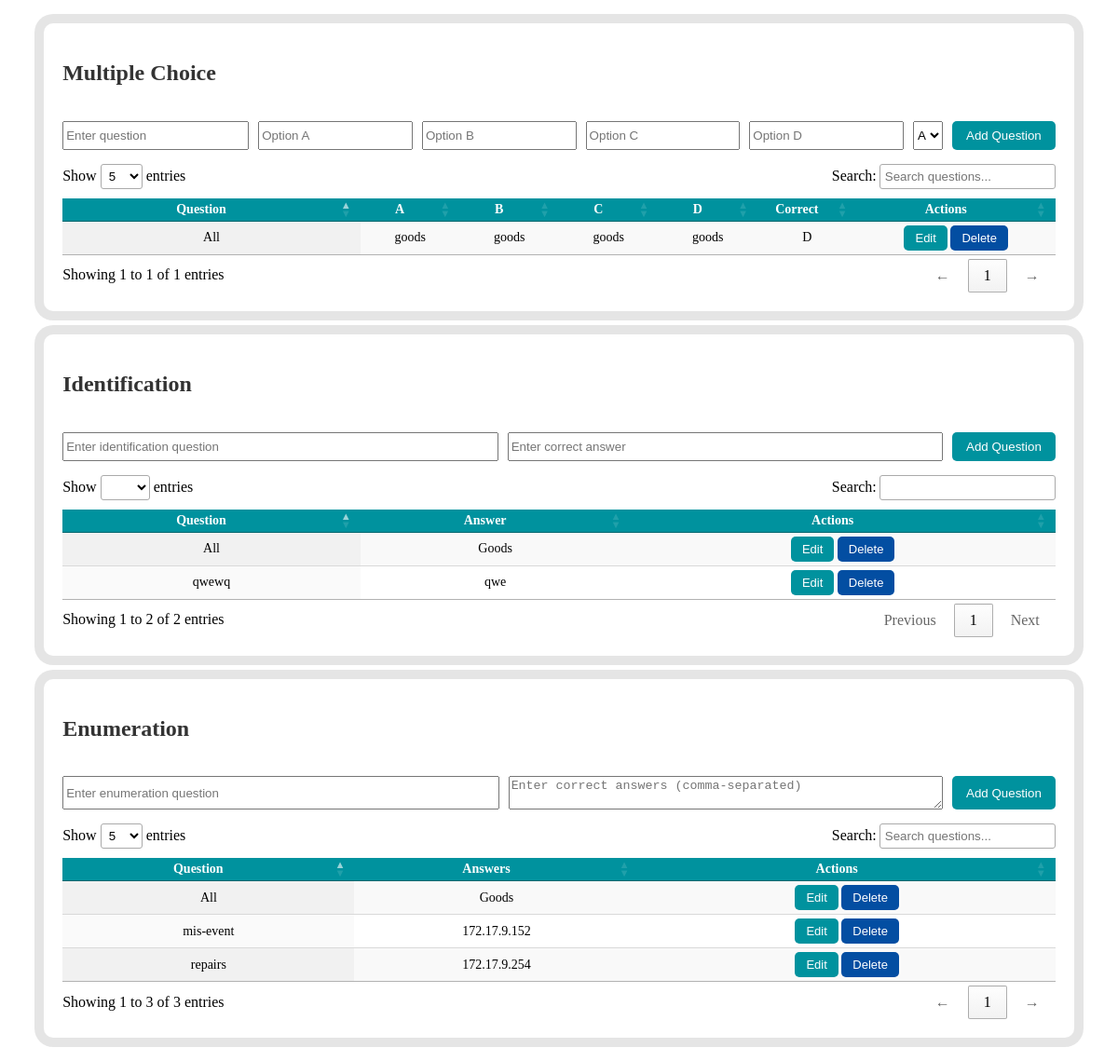
The page /admin/update.php on the database its author committed.
### tables this page shows
CREATE TABLE `questions` (
  `id` int(11) NOT NULL,
  `question_text` text NOT NULL,
  `option_a` varchar(255) NOT NULL,
  `option_b` varchar(255) NOT NULL,
  `option_c` varchar(255) NOT NULL,
  `option_d` varchar(255) NOT NULL,
  `correct_option` char(1) NOT NULL
);

CREATE TABLE `identification_questions` (
  `id` int(11) NOT NULL,
  `identification_text` text NOT NULL,
  `answer` varchar(255) NOT NULL,
  `created_at` timestamp NOT NULL DEFAULT current_timestamp()
);

CREATE TABLE `enumeration_questions` (
  `id` int(11) NOT NULL,
  `enumeration_text` text NOT NULL,
  `answers` text NOT NULL,
  `created_at` timestamp NOT NULL DEFAULT current_timestamp()
);

### admin/update.php (the view, shortened to what this page needs)
<?php
include '../db/dbcon.php';
?>
<link rel="stylesheet" type="text/css" href="https://cdn.datatables.net/1.13.6/css/jquery.dataTables.min.css">
<link rel="stylesheet" type="text/css" href="https://cdn.datatables.net/responsive/2.5.0/css/responsive.dataTables.min.css">
<link rel="stylesheet" href="../css/update.css">
<div class="table-container">
    <h2 style="color: #333;">Multiple Choice</h2><br>
    <form id="addQuestionForm" method="POST" action="../function/add-multiple.php" style="margin-bottom: 15px; display: flex; flex-wrap: wrap; gap: 10px; justify-content: center;">
        <input type="text" name="question_text" placeholder="Enter question" required style="flex: 1; min-width: 200px;">
        <input type="text" name="option_a" placeholder="Option A" required style="flex: 1; min-width: 100px;">
        <input type="text" name="option_b" placeholder="Option B" required style="flex: 1; min-width: 100px;">
        <input type="text" name="option_c" placeholder="Option C" required style="flex: 1; min-width: 100px;">
        <input type="text" name="option_d" placeholder="Option D" required style="flex: 1; min-width: 100px;">
        <select name="correct_option" required>
            <option value="A">A</option>
        </select>
        <button type="submit" style="background: #00929E; color: white; padding: 8px 15px; border: none; border-radius: 5px; cursor: pointer;">Add Question</button>
    </form>
     <table id="questionsTable" class="display responsive nowrap compact">
        <thead>
        <tr>
    <th style="text-align: center;">Question</th>
    <th style="text-align: center;">A</th>
    <th style="text-align: center;">B</th>
    <th style="text-align: center;">C</th>
    <th style="text-align: center;">D</th>
    <th style="text-align: center;">Correct</th>
    <th style="text-align: center;">Actions</th>
</tr>
        </thead>
        <tbody>
            <?php
            $query = $conn->query("SELECT * FROM questions");
            while ($row = $query->fetch_assoc()) {
                echo "<tr id='row_{$row['id']}'>
                    <td>{$row['question_text']}</td>
                    <td>{$row['option_a']}</td>
                    <td>{$row['option_b']}</td>
                    <td>{$row['option_c']}</td>
                    <td>{$row['option_d']}</td>
                    <td>{$row['correct_option']}</td>
                    <td>
                        <button class='btn edit-btn' data-id='{$row['id']}'>Edit</button>
                        <button class='btn delete-btn' data-id='{$row['id']}'>Delete</button>
                    </td>
                </tr>";
            }
            ?>
        </tbody>
    </table>
</div>
<div class="table-container">
    <h2 style="color: #333;">Identification</h2><br>
    <form id="addIdentificationForm" method="POST" action="../function/add-identification.php" style="margin-bottom: 15px; display: flex; flex-wrap: wrap; gap: 10px; justify-content: center;">
        <input type="text" name="identification_text" placeholder="Enter identification question" required style="flex: 1; min-width: 300px;">
        <input type="text" name="answer" placeholder="Enter correct answer" required style="flex: 1; min-width: 200px;">
        <button type="submit" style="background: #00929E; color: white; padding: 8px 15px; border: none; border-radius: 5px; cursor: pointer;">Add Question</button>
    </form>
    <table id="identificationTable" class="display responsive nowrap compact">
        <thead>
            <tr>
                <th style="text-align: center;">Question</th>
                <th style="text-align: center;">Answer</th>
                <th style="text-align: center;">Actions</th>
            </tr>
        </thead>
        <tbody>
            <?php
            $query = $conn->query("SELECT * FROM identification_questions");
            while ($row = $query->fetch_assoc()) {
                echo "<tr id='identification_row_{$row['id']}'>
                    <td>{$row['identification_text']}</td>
                    <td>{$row['answer']}</td>
                    <td>
                        <button class='btn edit-id-btn' data-id='{$row['id']}'>Edit</button>
                        <button class='btn delete-id-btn' data-id='{$row['id']}'>Delete</button>
                    </td>
                </tr>";
            }
            ?>
        </tbody>
    </table>
</div>
<div class="table-container">
    <h2 style="color: #333;">Enumeration</h2><br>
    <form id="addEnumForm" method="POST" action="../function/add-enumeration.php" style="margin-bottom: 15px; display: flex; flex-wrap: wrap; gap: 10px; justify-content: center;">
        <input type="text" name="enum_question" placeholder="Enter enumeration question" required style="flex: 1; min-width: 300px;">
        <textarea name="enum_answers" placeholder="Enter correct answers (comma-separated)" required style="flex: 1; min-width: 300px;"></textarea>
        <button type="submit" style="background: #00929E; color: white; padding: 8px 15px; border: none; border-radius: 5px; cursor: pointer;">Add Question</button>
    </form>
    <table id="enumTable" class="display responsive nowrap compact">
        <thead>
            <tr>
                <th style="text-align: center;">Question</th>
                <th style="text-align: center;">Answers</th>
                <th style="text-align: center;">Actions</th>
            </tr>
        </thead>
        <tbody>
            <?php
            include '../db/dbcon.php';
            $query = $conn->query("SELECT * FROM enumeration_questions");
            while ($row = $query->fetch_assoc()) {
                echo "<tr id='enumRow_{$row['id']}'>
                    <td>{$row['enumeration_text']}</td>
                    <td>{$row['answers']}</td>
                    <td>
                        <button class='btn enum-edit-btn' data-id='{$row['id']}'>Edit</button>
                        <button class='btn enum-delete-btn' data-id='{$row['id']}'>Delete</button>
                    </td>
                </tr>";
            }
            ?>
        </tbody>
    </table>
</div>

### css/update.css (style rules this page uses)
.table-container { margin: auto; width: 90%; overflow-x: auto; }
.text-wrap { white-space: normal !important; word-wrap: break-word; }

### admin/update.php (style rules this page uses)
.table-container { max-width: 100%; padding: 20px; background: #fff; border-radius: 10px; box-shadow: 0px 0px 0px 10px rgba(0, 0, 0, 0.1); margin: 25px auto; overflow-x: auto; }
table { width: 100%; font-size: 14px; }
th { background: #00929E; color: white; text-align: center; }
td { text-align: center; padding: 8px; word-break: break-word; }
.btn { padding: 6px 12px; border: none; cursor: pointer; border-radius: 5px; font-size: 13px; display: inline-block; }
.edit-btn { background: #00929E; color: white; }
.delete-btn { background: #034EA2; color: white; }
.edit-id-btn { background: #00929E; color: white; }
.delete-id-btn { background: #034EA2; color: white; }
.enum-edit-btn { background: #00929E; color: white; }
.enum-delete-btn { background: #034EA2; color: white; }

### rows shown on the page
questions: question_text "All", option_a "goods", option_b "goods", option_c "goods", option_d "goods", correct_option "D"
identification_questions: identification_text "All", answer "Goods"
identification_questions: identification_text "qwewq", answer "qwe"
enumeration_questions: enumeration_text "repairs", answers "172.17.9.254"
enumeration_questions: enumeration_text "mis-event", answers "172.17.9.152"
enumeration_questions: enumeration_text "All", answers "Goods"
